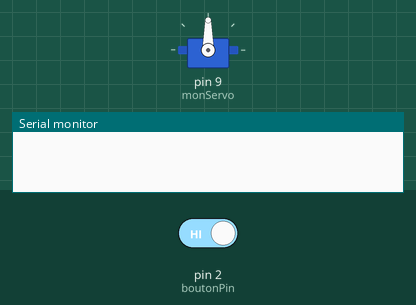
Simulated run of this sketch. Board: Arduino Uno, built with avr-gcc and run on an emulated ATmega328P. On the bench: servo, the last lines printed to the serial monitor. The inputs (shaded band) are chosen by the test bench; at power-on: pin 2 (boutonPin) HIGH.

Above: at 1.2 s.
1.3 s: pin 2 (boutonPin) driven LOW
At 1.45 s:
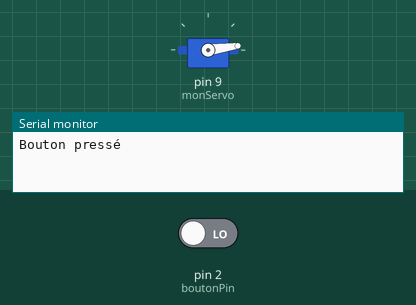
At 2.05 s:
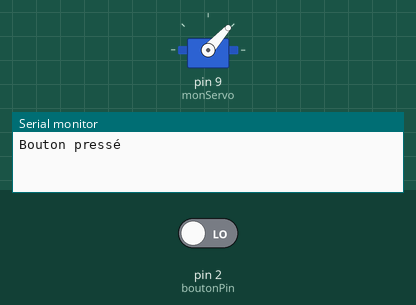
Timing chart, 0 to 4.3 s (numbered marks = the images above; inputs shaded):
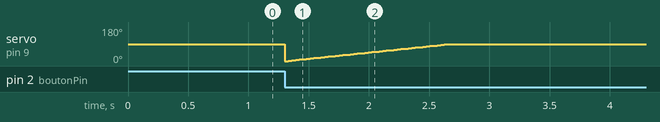

The sketch:

sketch_apr20a.ino
```cpp
#include <Servo.h>

Servo monServo;
const int boutonPin = 2;
int boutonEtatPrec = HIGH;
int servoPos = 0;

void setup() {
  pinMode(boutonPin, INPUT);
  Serial.begin(9600); // Initialise la communication série avec une vitesse de 9600 bauds
  monServo.attach(9); // Broche de signal du servo moteur
}

void loop() {
  int boutonEtat = digitalRead(boutonPin);

  if (boutonEtat == LOW && boutonEtatPrec == HIGH) {
    // Le bouton poussoir a été pressé une fois
    Serial.println("Bouton pressé");

    if (servoPos == 0) {
      // Servo à 0 degré, le faire bouger à 180 degrés
      for (int pos = 0; pos <= 90; pos++) {
        monServo.write(pos);
        delay(15);
      }
      servoPos = 90;
    } else {
      // Servo à 180 degrés, le faire bouger à 0 degré
      for (int pos = 90; pos >= 0; pos--) {
        monServo.write(pos);
        delay(15);
      }
      servoPos = 0;
    }
  }

  boutonEtatPrec = boutonEtat;
}
```
